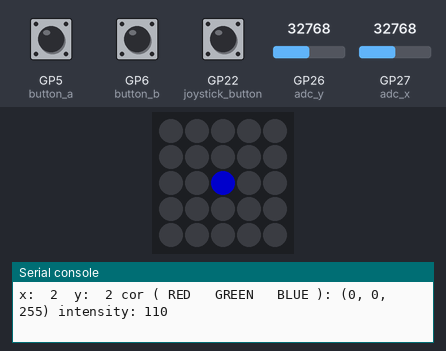
Recording of a program running on a simulated Raspberry Pi Pico running MicroPython. Parts: 5×5 RGB LED matrix, the last lines printed to the serial console. The inputs (shaded band) are chosen by the test bench; at power-on: GP22 (joystick_button) HIGH, GP5 (button_a) HIGH, GP6 (button_b) HIGH, GP26 (adc_y) = 32768, GP27 (adc_x) = 32768 (analog values on the 0–65535 scale). Dim RGB values are drawn brighter than linear; the 25 LEDs are laid out as on the BitDogLab board (LED 0 bottom right, every second row reversed).

Above: at 1.2 s.
1.3 s: GP22 (joystick_button) pulled LOW for 0.25 s
3.0 s: GP22 (joystick_button) pulled LOW for 1 s
5.5 s: GP5 (button_a) pulled LOW for 1 s
8.0 s: GP6 (button_b) pulled LOW for 3.2 s
12.7 s: GP26 (adc_y) set to 45874
At 13.8 s:
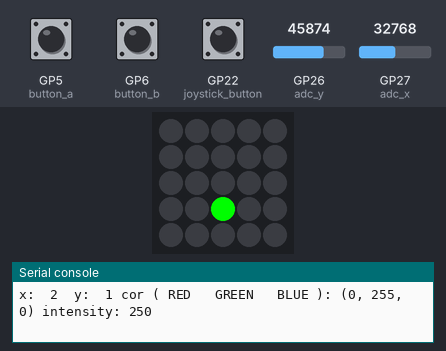
14.2 s: GP27 (adc_x) set to 45874
At 15.8 s:
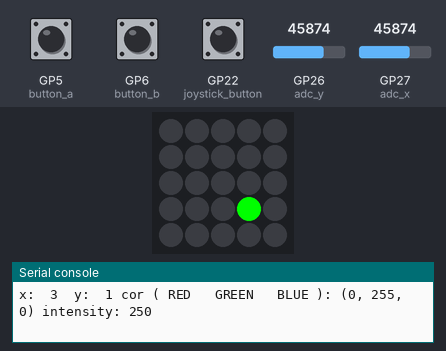
Timing chart, 0 to 16.8 s (numbered marks = the images above; inputs shaded):
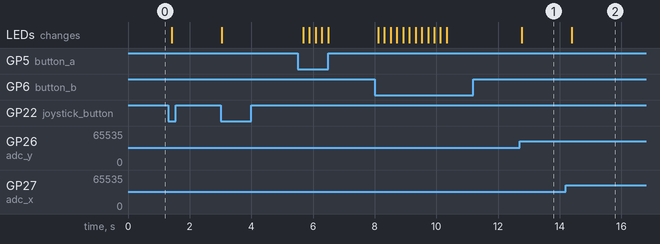

Measured:
- after the input at 12.7 s, the LEDs: change after 0.07 s (image 1)
- after the input at 14.2 s, the LEDs: change after 0.19 s (image 2)

The program:

V2B_funcionando.py
```python
from machine import Pin, ADC
import neopixel
import time

# Inicializa o display
chain = neopixel.NeoPixel(Pin(7), 25)

# Inicializa o joystick
adc_x = ADC(Pin(27))
adc_y = ADC(Pin(26))
joystick_button = Pin(22, Pin.IN, Pin.PULL_UP)
button_a = Pin(5, Pin.IN, Pin.PULL_UP)
button_b = Pin(6, Pin.IN, Pin.PULL_UP)

# Define a posição inicial (no centro do display)
x = 2
y = 2

# Define os valores mínimos e máximos dos conversores AD
adc_min = 300
adc_max = 65535

# Define as dimensões da matriz de LEDs
matrix_width = 5
matrix_height = 5

# Define as cores para os LEDs
COLOR_BLUE = (0, 0, 255)
COLOR_RED = (255, 0, 0)
COLOR_GREEN = (0, 255, 0)

# Define a cor atual do LED
current_color = COLOR_BLUE

# Define a intensidade inicial do LED
intensity = 110

# Define os valores mínimo e máximo para a intensidade
intensity_min = 10
intensity_max = 250

# Define o estado atual do botão do joystick
joystick_button_pressed = False

def map_adc_to_position(adc_value, adc_min, adc_max, matrix_size):
    position = int((adc_value - adc_min) / (adc_max - adc_min + 1) * matrix_size)
    return min(max(position, 0), matrix_size - 1)

while True:
    # Lê a posição do joystick
    adc_value_x = adc_x.read_u16()
    adc_value_y = adc_y.read_u16()

    # Mapeia os valores dos conversores AD para as posições x e y
    x = map_adc_to_position(adc_value_x, adc_min, adc_max, matrix_width)
    y = matrix_height - 1 - map_adc_to_position(adc_value_y, adc_min, adc_max, matrix_height)

    # Lê o estado atual dos botões A, B e do joystick
    button_a_state = button_a.value()
    button_b_state = button_b.value()
    joystick_button_state = joystick_button.value()

    # Verifica se o botão do joystick foi pressionado
    if joystick_button_state == 0 and not joystick_button_pressed:
        joystick_button_pressed = True

        # Altera a cor do LED
        if current_color == COLOR_BLUE:
            current_color = COLOR_RED
        elif current_color == COLOR_RED:
            current_color = COLOR_GREEN
        elif current_color == COLOR_GREEN:
            current_color = COLOR_BLUE

    # Verifica se o botão do joystick foi solto
    if joystick_button_state == 1:
        joystick_button_pressed = False

    # Verifica se o botão A foi pressionado
    if button_a_state == 0:
        # Diminui a intensidade em 20 até o valor mínimo
        if intensity > intensity_min:
            intensity -= 20

    # Verifica se o botão B foi pressionado
    if button_b_state == 0:
        # Aumenta a intensidade em 20 até o valor máximo
        if intensity < intensity_max:
            intensity += 20

    # Limpa o display
    for i in range(25):
        chain[i] = (0, 0, 0)

    # Calcula o índice do LED na matriz unidimensional
    index = y * matrix_width + x

    # Define a cor do LED na nova posição com a intensidade atual
    chain[index] = tuple([int(color * intensity / 255) for color in current_color])

    # Atualiza o display
    chain.write()

    # Imprime os valores de x e y lado a lado na saída serial
    print("x: ", x, " y: ", y, "cor ( RED   GREEN   BLUE ):", current_color, "intensity:", intensity)

    # Aguarda um pouco antes da próxima leitura
    time.sleep(0.2)
```
